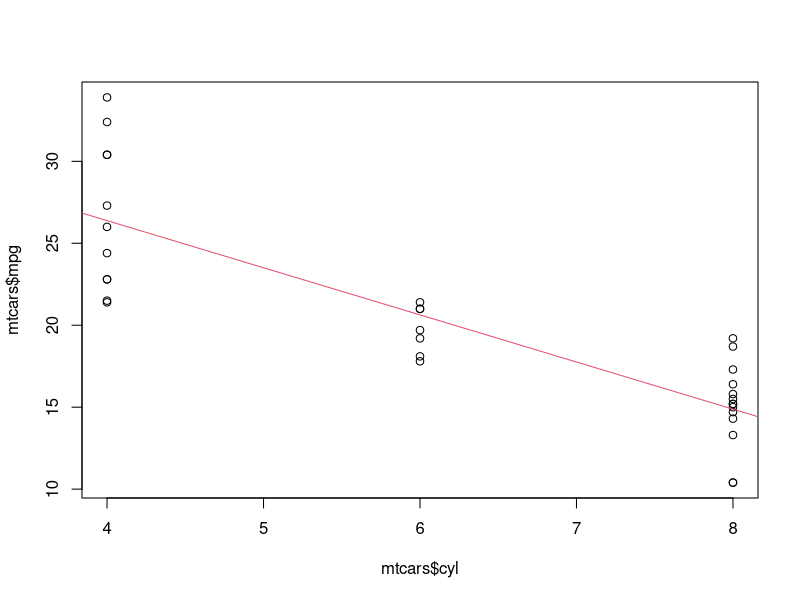
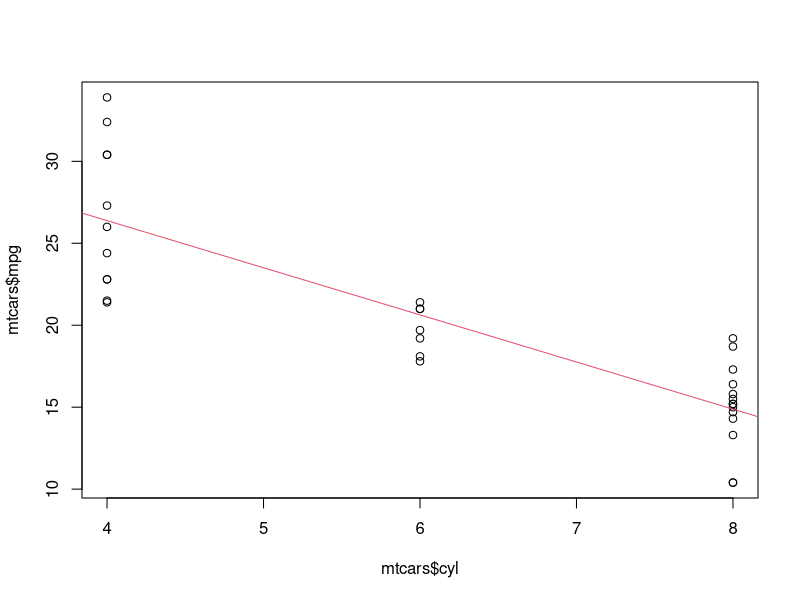
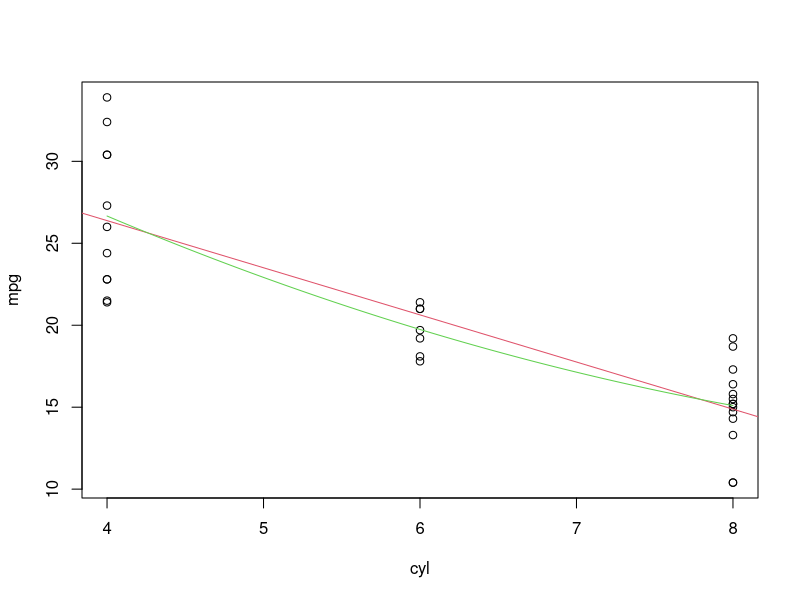
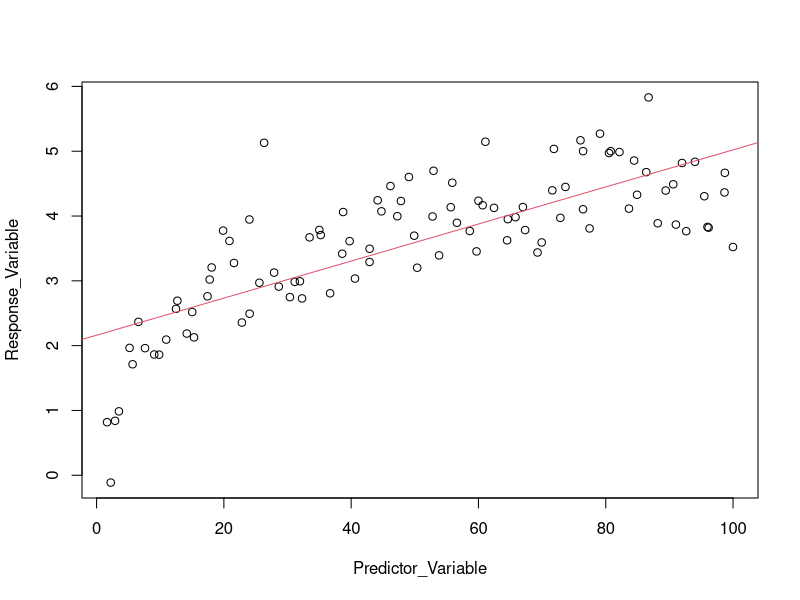
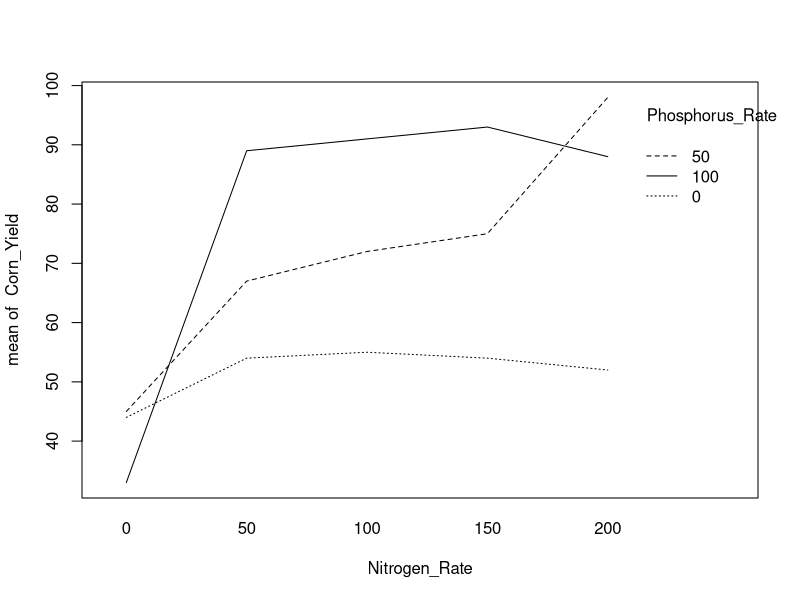
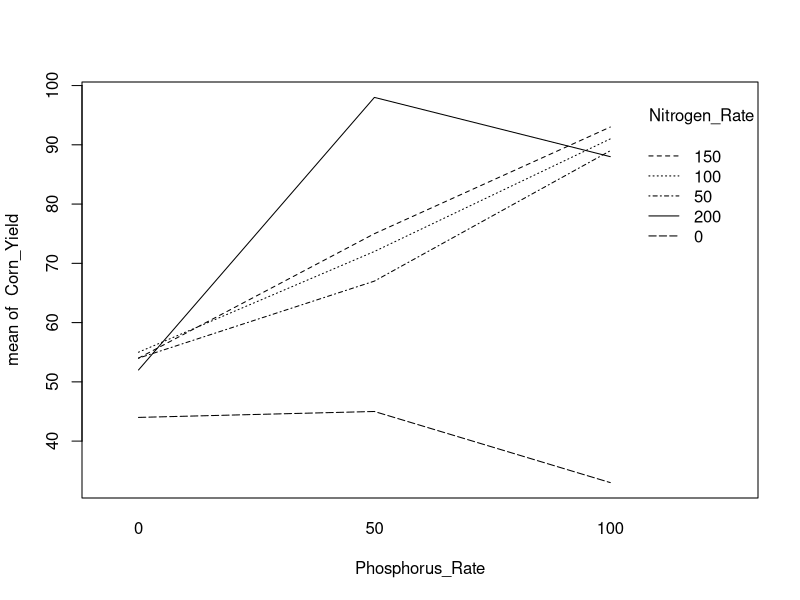

Write R code to recreate these figures, in order.

# Formulas
# 11-1-2021
# David Moore


# The syntax of a formula is:

# Response variable(s) ~ predictor variable(s)

# Another way to say this is:

# Dependent variable(s) ~ independent variable(s)

# The tilde ('~') separates these two types of
# variables.

# Formulas are used in many different R functions.


# The 'lm()' Function

# Here's a basic example:

lm(mtcars$mpg ~ mtcars$cyl)

# In the console, the output show the slope for the
# 'mtcars$cyl' term as well as the intercept.


# The 'summary()' Function

# Before we start adding more terms, let's look at
# one more thing.

summary(lm(mtcars$mpg ~ mtcars$cyl))

# The 'summary()' function tells us a lot more
# information. We now have estimates, standard
# errors, t values, and p values for each term in
# the model.

# What do these p values mean?

# They tell you if the estimate (the slope or the
# intercept) are statistically significantly
# different than 0. The null hypotheses of these
# tests are that the estimate is not different
# from 0. If the p value is less than whatever
# threshhold you choose (such as 0.05), the data
# suggest that the estimate is indeed different
# from 0.

# Why do we care if a slope or an intercept is
# significantly different from 0?

# We typically care more about if a slope is
# different from 0 than if an intercept is. If a
# slope is different from 0, then there is a
# relationship between the predictor variable and
# the response variable - you can predict the
# response with that predictor variable. If the
# slope is 0, there isn't really a relationship -
# the outcome will be the same for any value of
# that predictor variable. If the slope is 0, the
# line is flat.


# Making More Complex Formulas With '+', ':', '*',
# '^', and '/'

# Now, let's add more terms to our model.

lm(mtcars$mpg ~ mtcars$cyl + mtcars$disp)

# Here, we have two slopes (one for the 'mtcars$cyl'
# term and another for the 'mtcars$disp' term) in
# addition to the intercept.

lm(mtcars$mpg ~ mtcars$cyl + mtcars$disp + mtcars$hp)

# Remember, a more efficient way to write the above
# line of code is:

with(mtcars, lm(mpg ~ cyl + disp + hp))

# There's also one more way:

lm(mpg ~ cyl + disp + hp, data = mtcars)


# The 'abline()' Function

# Let's make a plot and add a trendline.

plot(mtcars$mpg ~ mtcars$cyl)
abline(lm(mtcars$mpg ~ mtcars$cyl), col = 2)

# The 'abline()' function can take the output of the
# 'lm()' function as an input.


# Higher-Order Polynomials

# What if we suspect there is a quadratic relationship
# between these two variables?

lm(mtcars$mpg ~ mtcars$cyl + (mtcars$cyl ^ 2))

# We didn't get a second-order polynomial term in the
# output.

lm(mtcars$mpg ~ mtcars$cyl + I(mtcars$cyl ^ 2))

# Why did I have to add the 'I()' function?

# First, let's talk about interactions.

lm(mtcars$mpg ~ mtcars$cyl + mtcars$disp + mtcars$cyl:mtcars$disp)

# We use a colon (':') to specify that we want to look
# at an interaction between two terms.

# A quicker way to specify that we want to look at a
# group of main effects and all their possible
# interactions is to use an asterisk ('*').

lm(mtcars$mpg ~ mtcars$cyl * mtcars$disp)

# This line of code gives the same output as the
# previous line of code.

# Let's look at three-way interactions.

lm(mtcars$mpg ~ mtcars$cyl * mtcars$disp * mtcars$hp)

# In this output, we get slopes for the three main
# effects, slopes for the three 2-way interactions, and
# a slope for the one 3-way interaction.

# It's a lot quicker to write it out like we just did
# than to write out all the terms (including all the
# interaction terms) separately.

# What if we only want to look at 2-way interactions
# and ignore any higher-order interactions?

# We can write out each term individually, but there's a
# faster way.

lm(mtcars$mpg ~ (mtcars$cyl + mtcars$disp + mtcars$hp) ^ 2)

# Anything inside the parentheses that we raise to the
# power of two will look at all the main effects and 2-
# way interactions but not higher-order interactions.

# Here's one more example before we go back to our
# question about including a second-order polynomial.

lm(mtcars$mpg ~ (mtcars$cyl + mtcars$disp + mtcars$hp + mtcars$wt) ^ 3)

# If we have 4 predictor variables, we can raise them all
# to the power of 3. This will allow us to look at the
# main effects, all 2-way interactions, and all 3-way
# interactions. We don't see any interaction terms
# that are higher than order 3.

# Why did we have to use the 'I()' function to specify
# that we want to look at a second-order polynomial term
# when we raised a predictor variable to the power of 2?

lm(mtcars$mpg ~ mtcars$cyl + (mtcars$cyl ^ 2))

lm(mtcars$mpg ~ mtcars$cyl + I(mtcars$cyl ^ 2))

# It's because, for formulas, raising something to the
# power of a number has a special meaning - it means that
# we want to look at interactions up to that order. In
# this example, we raise an individual predictor variable
# to the power of two. There's no possible way to get a
# 2-way interaction out of one variable, so the model
# doesn't do anything with the exponent.

# We use the 'I()' function to tell R that we want to
# analyze the term as it's written ('as-is').

# Here's another example:

lm(mtcars$mpg ~ (mtcars$cyl + mtcars$disp))

lm(mtcars$mpg ~ I(mtcars$cyl + mtcars$disp))

# In this case, we have two different outputs. The first
# is what we did previously - we get a slope for both the
# 'mtcars$cyl' and the 'mtcars$disp' terms. The second is
# different - in the second case, we actually add the two
# variables together and perform linear regression on
# their sum.

# There's actually an easier way to code for polynomials.

lm(mtcars$mpg ~ poly(mtcars$cyl, degree = 2))

# The 'poly()' function will report higher-order terms
# for all integer powers from the degree you specify down
# to 1.

plot(mtcars$mpg ~ mtcars$cyl)
abline(lm(mtcars$mpg ~ mtcars$cyl), col = 2)
abline(lm(mtcars$mpg ~ poly(mtcars$cyl, degree = 2)), col = 3)

# I was hoping to show the 2nd-order polynomial trendline
# on the plot but it didn't work. We'll have to try
# something else.

Second_Order_Model <- lm(mpg ~ poly(cyl, degree = 2), data = mtcars)

Sequence_of_Points <- with(mtcars, seq(min(cyl), max(cyl), by = 0.01))
Predicted_Values <- predict(Second_Order_Model,
                            newdata = data.frame(cyl = Sequence_of_Points))

plot(mpg ~ cyl, data = mtcars)
abline(lm(mpg ~ cyl, data = mtcars), col = 2)
lines(Sequence_of_Points, Predicted_Values, col = 3)

# What did we do?

# We first created a vector of points from 4 to 8 by 0.01.
# Then, we used the second-degree-polynomial model to
# predict 'mpg' from 'cyl' using the polynomial that's in
# the form y = a * x ^ 2 + b * x + c, where 'y' is 'mpg'
# and 'x' is 'cyl'.


# The 'predict()' Function

# The 'predict()' function can be used to generate
# predicted values from a model using new input values.

# Here's an example:

Predictor_Variable <- 1:100 + rnorm(100, 0, 0.5)
Response_Variable <- rnorm(100, 0, 0.5) + log(1:100)

# What do these points look like?

plot(Response_Variable ~ Predictor_Variable)
abline(lm(Response_Variable ~ Predictor_Variable), col = 2)

# Let's create the linear model.

(My_Model <- lm(Response_Variable ~ Predictor_Variable))

# If we have a predictor variable that's 55.5, what will
# the response be based on this model?

# We could extract the terms from the model, plug them
# into the equation y = m * x + b, and figure it out
# that way:

Slope <- My_Model$coefficients["Predictor_Variable"]
Intercept <- My_Model$coefficients["(Intercept)"]
(Response <- Slope * 55.5 + Intercept)

# We could also use the 'predict()' function:

predict(My_Model, newdata = data.frame(Predictor_Variable = 55.5))

# When we use the 'predict()' function, it's
# important that we put our new predictor variable
# (55.5) into a data frame and call it the same thing
# we called the predictor variable in the original
# model. In our case, the predictor variable in the
# original model was called 'Predictor_Variable'.

# What if we had a model with two or more terms we
# wanted to use to predict new responses with?

My_New_Model <- lm(mtcars$mpg ~ mtcars$cyl + mtcars$disp)

# We could use the formula y = m1 * x1 + m2 * x2 + b,
# but it's starting to get a little cumbersome to
# plug in all these values. Let's use the 'predict()'
# function.

# Let's say we want to predict a car's miles per gallon
# if we know a car has 6 cylinders and a displacement
# of 225 in ^ 3.

predict(My_New_Model, newdata = data.frame(cyl = 6, disp = 225))

# This is a weird thing about R. We need to re-code the
# model to avoid getting a warning message and to get
# the right answer.

My_New_Model <- lm(mpg ~ cyl + disp, data = mtcars)
predict(My_New_Model, newdata = data.frame(cyl = 6, disp = 225))

# It's confusing but it has to do with how variables are
# named in the linear model. They need to match the names
# of the variables we use in the  'predict()' function.
# The first time we created this linear model, we called
# the variables 'mtcars$cyl' and 'mtcars$disp', and those
# names didn't exactly match the 'cyl' and 'disp' names
# we provided to the 'newdata' argument of the
# 'predict()' function. The second time, we named them
# 'cyl' and 'disp', and they matched.

# There's one more special symbol we can use with
# formulas.

lm(mtcars$mpg ~ mtcars$cyl / mtcars$disp)

# My example doesn't really make sense, but it
# illustrates the point.

# You can use the '/' symbol to indicate you want to look
# at only one of the main effects, but you also want to
# look at the interaction of these two effects. You can
# see that the output provides us with slopes for
# 'mtcars$cyl' and 'mtcars$cyl:mtcars$disp' but not for
# 'mtcars$disp'.

# This is generally used for nested experimental designs.
# For example, if we assign participants to different
# treatments, but each participant does not experience
# each treatment, then participant and treatment are not
# crossed - participant is nested within treatment since
# each participant is not present in each treatment
# level.

# In our example, 'disp' would be nested within 'cyl',
# which isn't the case - I just used it as an example.

# We'll talk more about experimental designs and how to
# analyze them next week.


# Interactions

# I mentioned interactions earlier, but what are they?

Nitrogen_Rate <- rep(c(0, 50, 100, 150, 200), 3)
Phosphorus_Rate <- rep(c(0, 50, 100), each = 5)
Corn_Yield <- c(44, 54, 55, 54, 52, 45, 67, 72, 75, 98, 33, 89, 91, 93, 88)
interaction.plot(Nitrogen_Rate, Phosphorus_Rate, Corn_Yield)

# If 'Corn_Yield' does not respond similarly to
# 'Nitrogen_Rate' across different 'Phosphorus_Rate'
# treatments, we'd say there is a significant
# interaction between 'Nitrogen_Rate' and
# 'Phosphorus_Rate'.

# We can look at this interaction another way too:

interaction.plot(Phosphorus_Rate, Nitrogen_Rate, Corn_Yield)
